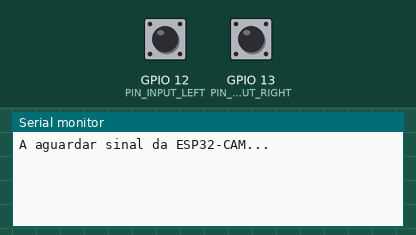
Bench run of a sketch on a simulated ESP32. On the bench: the last lines printed to the serial monitor. Inputs (shaded band) come from the test bench; at power-on: GPIO 12 (PIN_INPUT_LEFT) LOW, GPIO 13 (PIN_INPUT_RIGHT) LOW.

Above: at 1.2 s.
1.3 s: GPIO 12 (PIN_INPUT_LEFT) pulled HIGH for 0.15 s
At 2.6 s:
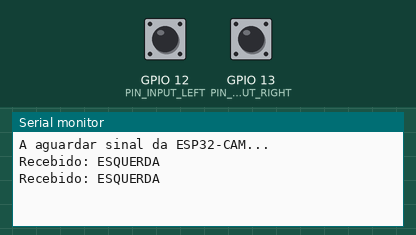
2.9 s: GPIO 13 (PIN_INPUT_RIGHT) pulled HIGH for 0.15 s
At 4.1 s:
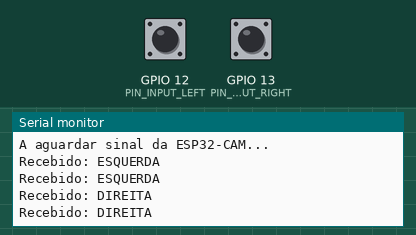
4.5 s: GPIO 12 (PIN_INPUT_LEFT) driven HIGH and GPIO 13 (PIN_INPUT_RIGHT) driven HIGH
At 4.61 s:
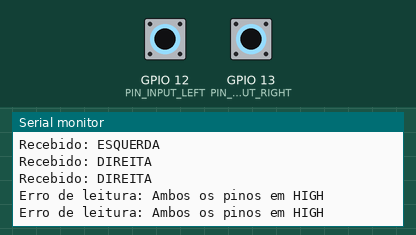

Measured:
- after the input at 1.3 s, the serial monitor: prints a new line at once (image 1)
- after the input at 2.9 s, the serial monitor: prints a new line at once (image 2)
- after the input at 4.5 s, the serial monitor: prints a new line at once (image 3)

The sketch:

esp32_comm.ino
```cpp
// Pinos ligados aos pinos 12 e 13 da ESP32-CAM
#define PIN_INPUT_LEFT  12
#define PIN_INPUT_RIGHT 13

void setup() {
  Serial.begin(115200);

  pinMode(PIN_INPUT_LEFT, INPUT_PULLDOWN);
  pinMode(PIN_INPUT_RIGHT, INPUT_PULLDOWN);

  Serial.println("A aguardar sinal da ESP32-CAM...");
}

void loop() {
  bool isLeft = digitalRead(PIN_INPUT_LEFT);
  bool isRight = digitalRead(PIN_INPUT_RIGHT);

  if (isLeft && !isRight) {
    Serial.println("Recebido: ESQUERDA");
    // Coloca a tua lógica de virar o robô/carrinho para a esquerda aqui
  }
  else if (isRight && !isLeft) {
    Serial.println("Recebido: DIREITA");
    // Coloca a tua lógica de virar para a direita aqui
  }
  else if (!isLeft && !isRight) {
    // Ambos em baixo (Pode acontecer entre leituras ou se a câmara travar)
    // Serial.println("Parado / Sem Sinal");
  }
  else {
    // Erro: Ambos a HIGH não deveria acontecer pela lógica da câmara
    Serial.println("Erro de leitura: Ambos os pinos em HIGH");
  }

  delay(100); // Lemos a cada 100ms
}
```
